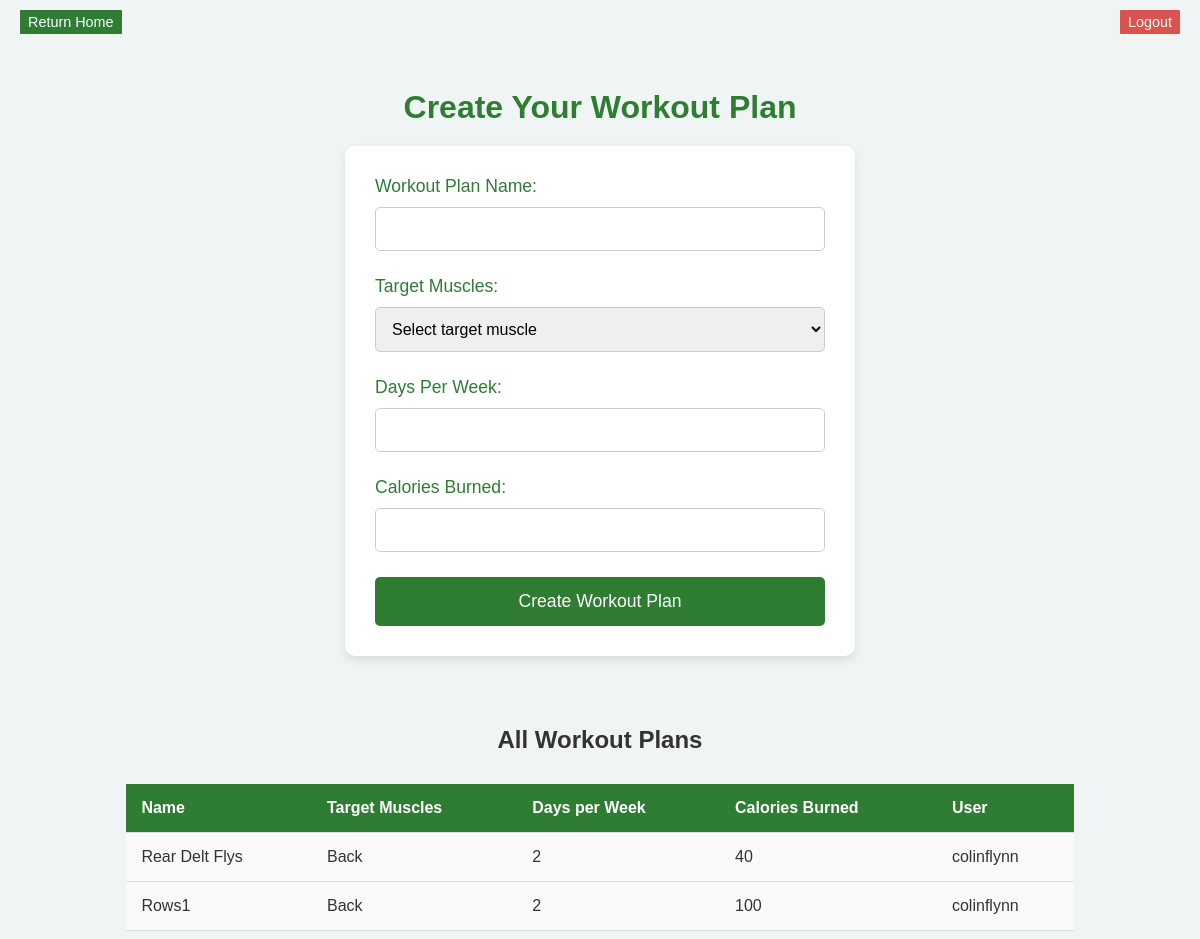
The page /home/ (signed in) on the database as committed earlier.
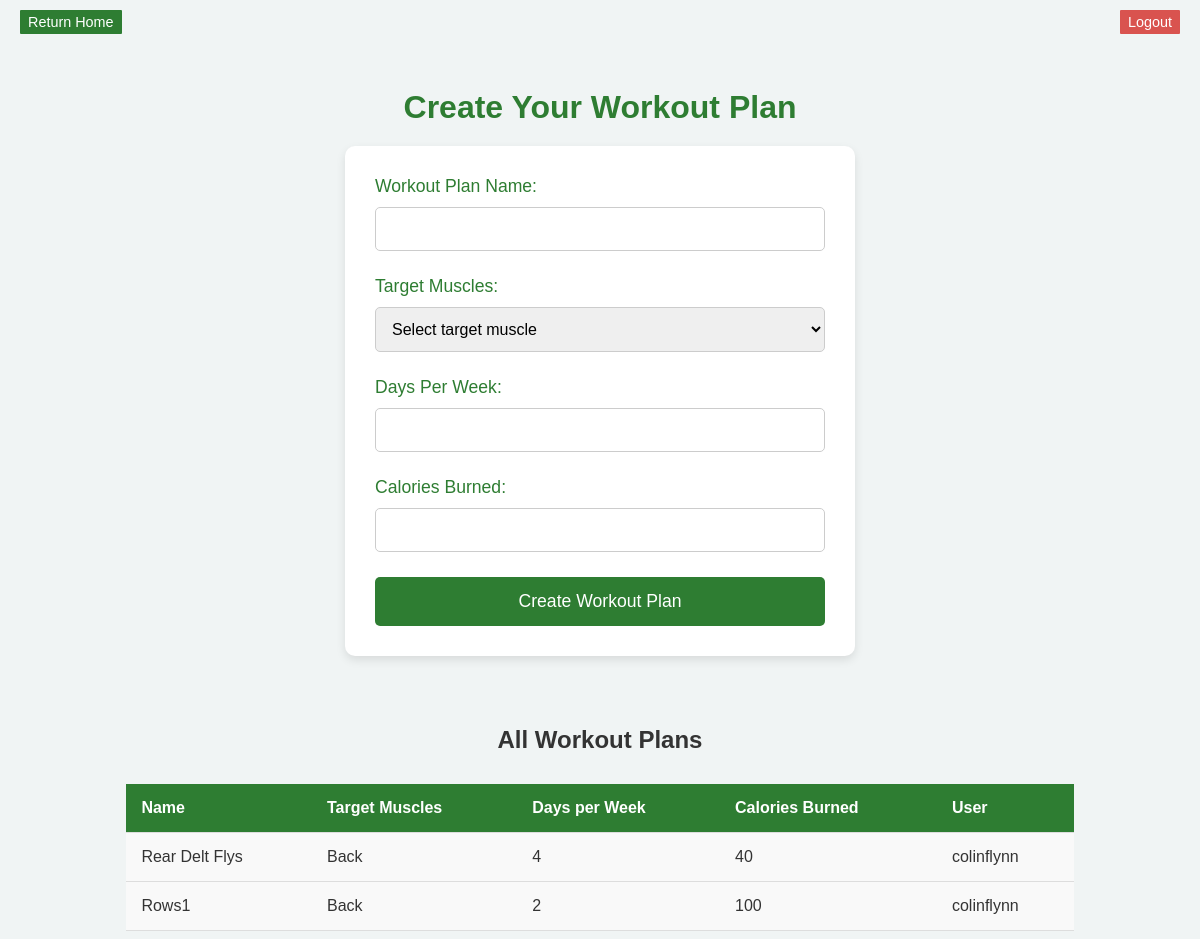
The same page on the database as committed later.
### welcome/models.py (models this page shows)
class WorkoutPlan(models.Model):
    MUSCLE_GROUPS = [
        ('back', 'Back'),
        ('chest', 'Chest'),
        ('biceps', 'Biceps'),
        ('triceps', 'Triceps'),
        ('legs', 'Legs'),
        ('shoulders', 'Shoulders'),
        ('core', 'Core'),
    ]
    user = models.ForeignKey(User, on_delete=models.CASCADE, db_index=True)
    name = models.CharField(max_length=200)
    target_muscles = models.CharField(max_length=20, choices=MUSCLE_GROUPS)
    days_per_week = models.IntegerField()
    calories_burned = models.IntegerField()
    class Meta:
        constraints = [
            models.UniqueConstraint(fields=['user', 'name'], name='unique_user_workout_name')
        ]
        indexes = [
            models.Index(fields=['user', 'target_muscles'], name='user_target_muscle_idx'),
        ]

### welcome/views.py (the view, shortened to what this page needs)
# urls.py: 2. Add a URL to urlpatterns:  path('', views.home, name='home')
@login_required
def home(request):
    error_message = None
    workout_plans = WorkoutPlan.objects.filter(user=request.user)
    muscle_groups = WorkoutPlan.MUSCLE_GROUPS
    return render(request, 'welcome/home.html', {'workout_plans': workout_plans, 'error_message': error_message, 'muscle_groups': muscle_groups})

### welcome/templates/welcome/home.html (shortened to what this page needs)
<!DOCTYPE html>
<html lang="en">
<head>
</head>
<body>
    <div class="top-buttons">
        <a href="{% url 'welcome' %}" class="button home-button">Return Home</a>
        <a href="{% url 'login' %}" class="button logout-button">Logout</a>
    </div>
    <h1>Create Your Workout Plan</h1>
    <form action="" method="POST">
        <label for="name">Workout Plan Name:</label>
        <input type="text" id="name" name="name" required>
        <label for="target_muscles">Target Muscles:</label>
        <select id="target_muscles" name="target_muscles" required>
            <option value="" disabled selected>Select target muscle</option>
        </select>
        <label for="days_per_week">Days Per Week:</label>
        <input type="number" id="days_per_week" name="days_per_week" min="1" max="7" required>
        <label for="calories_burned">Calories Burned:</label>
        <input type="number" id="calories_burned" name="calories_burned" min="0" max="1000" required>
        <input type="submit" value="Create Workout Plan">
    </form>
    <h2>All Workout Plans</h2>
    <table>
        <thead>
            <tr>
                <th>Name</th>
                <th>Target Muscles</th>
                <th>Days per Week</th>
                <th>Calories Burned</th>
                <th>User</th>
            </tr>
        </thead>
        <tbody>
            {% for plan in workout_plans %}
            <tr>
                <td>{{ plan.name }}</td>
                <td>{{ plan.get_target_muscles_display }}</td>
                <td>{{ plan.days_per_week }}</td>
                <td>{{ plan.calories_burned }}</td>
                <td>{{ plan.user.username }}</td>
            </tr>
            {% empty %}
            <tr>
                <td colspan="4">No workout plans added yet.</td>
            </tr>
            {% endfor %}
        </tbody>
    </table>
</body>
</html>

Rows that differ between the two databases and show on the page:
changed WorkoutPlan "Rear Delt Flys": days_per_week "2" → "4"
